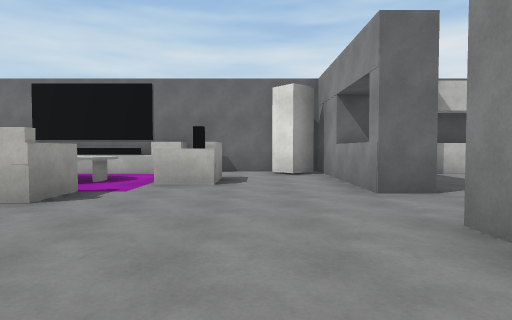
View 1 (above)

16 first-person views from a walk through a scene from a Unity 3-D project. The camera is 1.3 m above the floor, tilts 2° down and sees 75° across. The floor is counted in squares, 2 m on a side. Each view is taken from the middle of a square. On the plan, view 1 faces up. The plan holds only what a view shows up to about 10 squares ahead; the rest is blank. Surface patterns are stand-ins for the level's own textures.

View 2
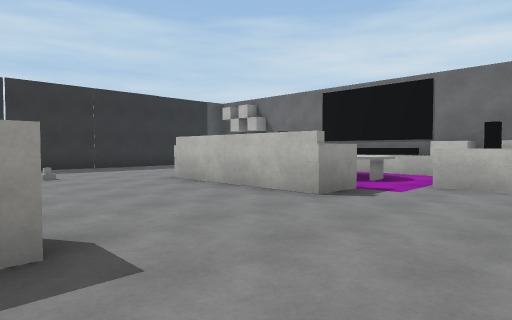

View 3
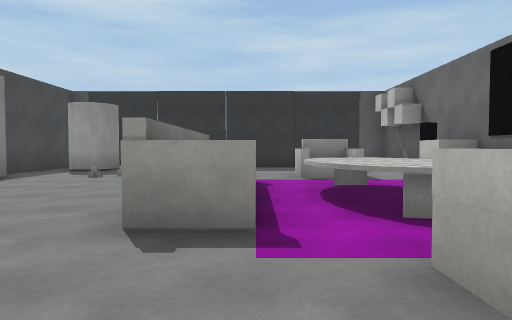

View 4
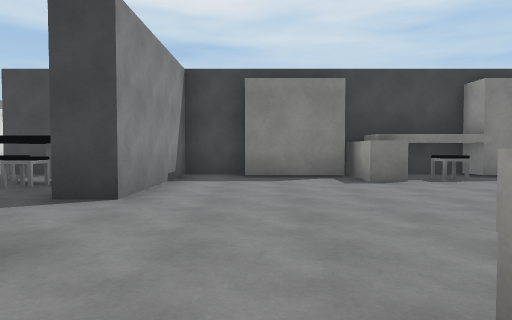

View 5
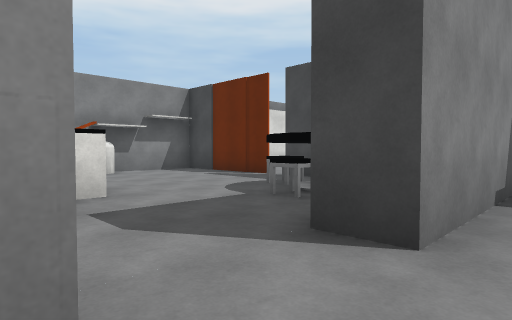

View 6
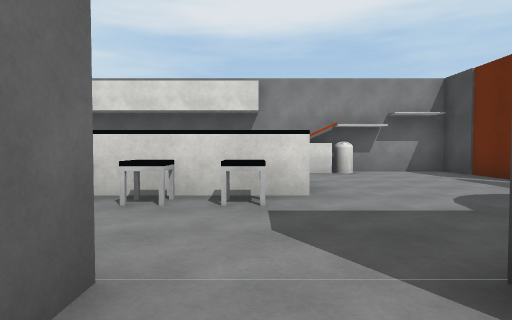

View 7
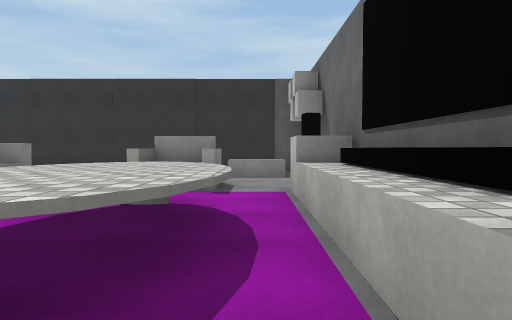

View 8
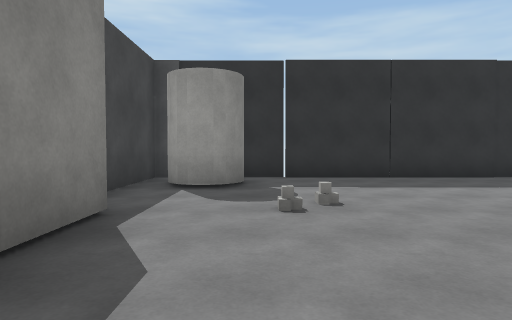

View 9
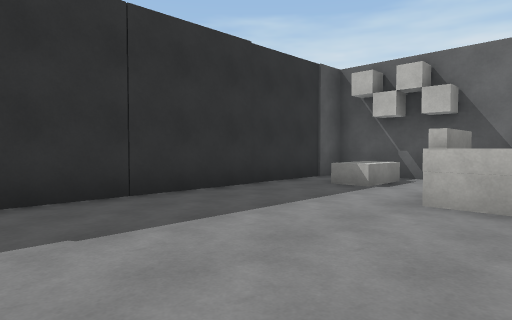

View 10
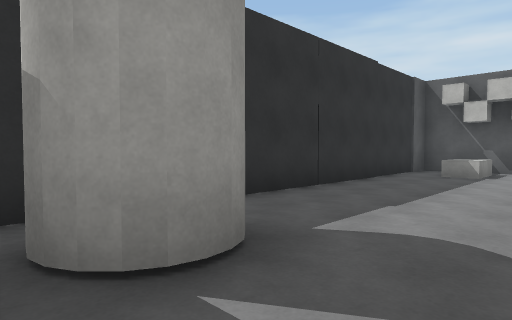

View 11
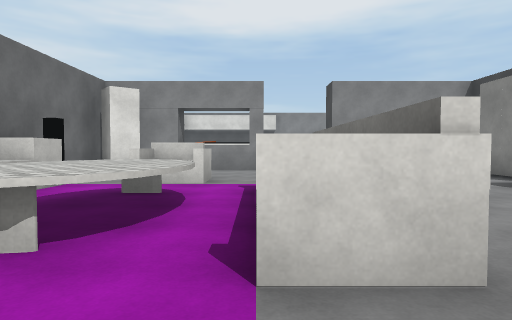

View 12
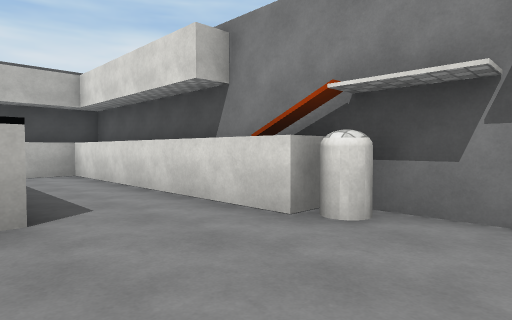

View 13
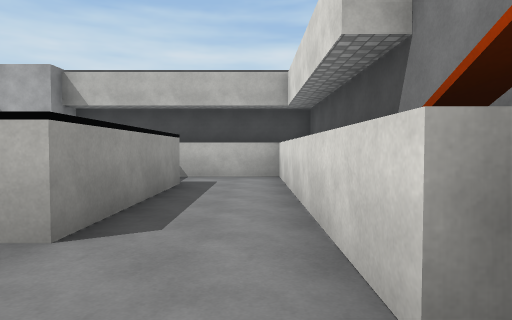

View 14
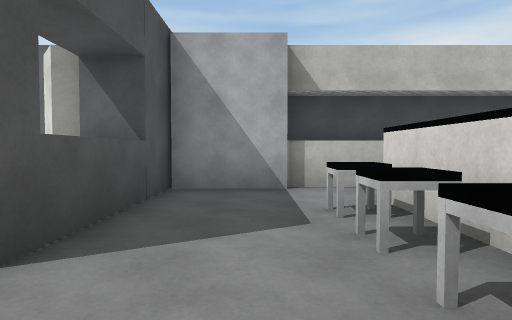

View 15
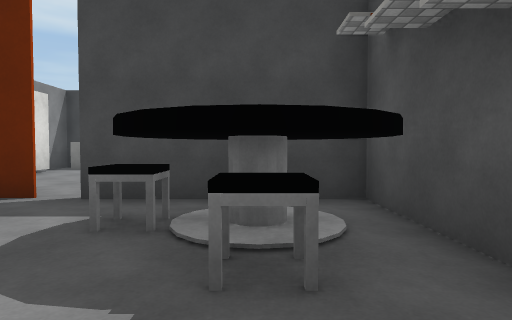

View 16
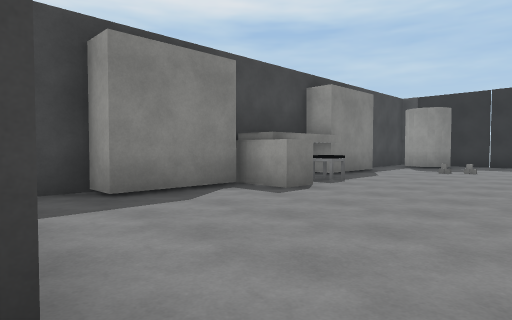

### Floor plan
Key: @ floor where view 1 was taken; # wall or solid block; x gap in a wall; . floor; ^ raised ledge; B block; S sofa; T table; O other object.
Columns run from 12 left of view 1 to 11 right of it. Each row starts with its distance up from view 1.
 10 #####      ##
  9 #...OB^^^BB..B^########
  8 #.^.....^....B#....#..#
  7 #...S.^^^^SS..^...##..#
  6 #...S.^^^^SS..^..O##..#
  5 #.....^^^^....#..O##..#
  4 #.....^##^.......O##..#
  3 #.....................#
  2 #.............#.......O
  1 #.............##O......#
  0 #x#.....O#..@.##TO.....#
 -1 #....BBB##BBB.##########
 -2 #####        ##

Where each view was taken, in squares from view 1:
view 1: 0 up, 0 right, facing up
view 2: 0 up, 0 right, facing up-left
view 3: 5 up, 0 right, facing left
view 4: 7 up, 0 right, facing down
view 5: 5 up, 1 right, facing down-right
view 6: 4 up, 1 right, facing right
view 7: 8 up, 2 left, facing left
view 8: 1 up, 4 left, facing left
view 9: 2 up, 7 left, facing up-left
view 10: 1 down, 8 left, facing up-left
view 11: 5 up, 8 left, facing right
view 12: 0 up, 7 right, facing up-right
view 13: 1 up, 9 right, facing up
view 14: 3 up, 4 right, facing up
view 15: 3 up, 4 right, facing down
view 16: 4 up, 2 right, facing down-left
